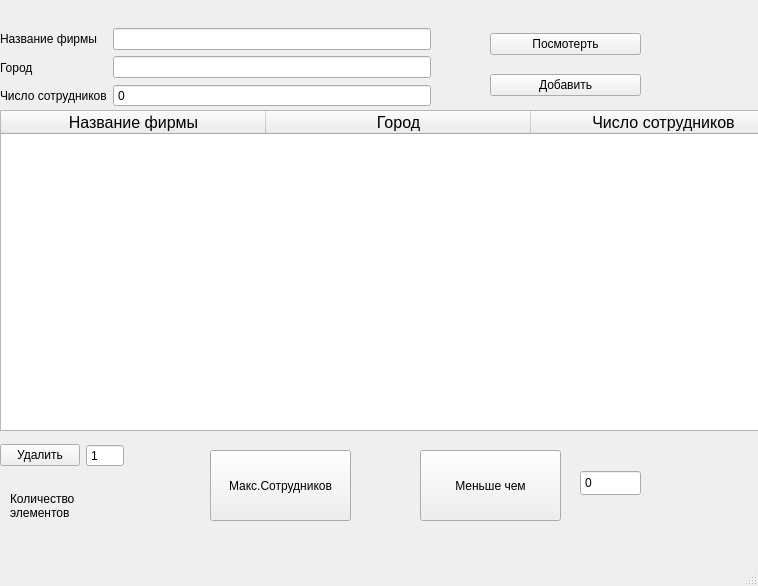
<?xml version="1.0" encoding="UTF-8"?>
<ui version="4.0">
 <class>MainWindow</class>
 <widget class="QMainWindow" name="MainWindow">
  <property name="geometry">
   <rect>
    <x>0</x>
    <y>0</y>
    <width>758</width>
    <height>586</height>
   </rect>
  </property>
  <property name="windowTitle">
   <string>MainWindow</string>
  </property>
  <widget class="QWidget" name="centralwidget">
   <widget class="QLabel" name="label_5">
    <property name="geometry">
     <rect>
      <x>120</x>
      <y>500</y>
      <width>63</width>
      <height>20</height>
     </rect>
    </property>
    <property name="text">
     <string/>
    </property>
   </widget>
   <widget class="QTableWidget" name="tableWidget">
    <property name="geometry">
     <rect>
      <x>0</x>
      <y>110</y>
      <width>801</width>
      <height>321</height>
     </rect>
    </property>
    <property name="font">
     <font>
      <pointsize>12</pointsize>
     </font>
    </property>
    <attribute name="horizontalHeaderCascadingSectionResizes">
     <bool>false</bool>
    </attribute>
    <attribute name="horizontalHeaderDefaultSectionSize">
     <number>265</number>
    </attribute>
    <column>
     <property name="text">
      <string>Название фирмы</string>
     </property>
     <property name="font">
      <font>
       <pointsize>12</pointsize>
      </font>
     </property>
    </column>
    <column>
     <property name="text">
      <string>Город</string>
     </property>
     <property name="font">
      <font>
       <pointsize>12</pointsize>
      </font>
     </property>
    </column>
    <column>
     <property name="text">
      <string>Число сотрудников</string>
     </property>
     <property name="font">
      <font>
       <pointsize>12</pointsize>
      </font>
     </property>
    </column>
   </widget>
   <widget class="QPushButton" name="pushButton_4">
    <property name="geometry">
     <rect>
      <x>210</x>
      <y>450</y>
      <width>141</width>
      <height>71</height>
     </rect>
    </property>
    <property name="text">
     <string>Макс.Сотрудников</string>
    </property>
   </widget>
   <widget class="QSpinBox" name="spinBox_2">
    <property name="geometry">
     <rect>
      <x>580</x>
      <y>470</y>
      <width>61</width>
      <height>26</height>
     </rect>
    </property>
    <property name="buttonSymbols">
     <enum>QAbstractSpinBox::NoButtons</enum>
    </property>
    <property name="maximum">
     <number>1000000000</number>
    </property>
   </widget>
   <widget class="QPushButton" name="pushButton_5">
    <property name="geometry">
     <rect>
      <x>420</x>
      <y>450</y>
      <width>141</width>
      <height>71</height>
     </rect>
    </property>
    <property name="text">
     <string>Меньше чем</string>
    </property>
   </widget>
   <widget class="QLabel" name="label_6">
    <property name="geometry">
     <rect>
      <x>580</x>
      <y>499</y>
      <width>111</width>
      <height>31</height>
     </rect>
    </property>
    <property name="text">
     <string/>
    </property>
   </widget>
   <widget class="QWidget" name="">
    <property name="geometry">
     <rect>
      <x>0</x>
      <y>20</y>
      <width>431</width>
      <height>96</height>
     </rect>
    </property>
    <layout class="QGridLayout" name="gridLayout">
     <item row="0" column="0">
      <layout class="QVBoxLayout" name="verticalLayout_2">
       <item>
        <widget class="QLabel" name="label">
         <property name="text">
          <string>Название фирмы</string>
         </property>
        </widget>
       </item>
       <item>
        <widget class="QLabel" name="label_2">
         <property name="text">
          <string>Город</string>
         </property>
        </widget>
       </item>
       <item>
        <widget class="QLabel" name="label_3">
         <property name="text">
          <string>Число сотрудников</string>
         </property>
        </widget>
       </item>
      </layout>
     </item>
     <item row="0" column="1">
      <layout class="QVBoxLayout" name="verticalLayout">
       <item>
        <widget class="QLineEdit" name="NAME"/>
       </item>
       <item>
        <widget class="QLineEdit" name="CITY"/>
       </item>
       <item>
        <widget class="QSpinBox" name="NUMBER">
         <property name="buttonSymbols">
          <enum>QAbstractSpinBox::NoButtons</enum>
         </property>
         <property name="maximum">
          <number>10000000</number>
         </property>
        </widget>
       </item>
      </layout>
     </item>
    </layout>
   </widget>
   <widget class="QWidget" name="">
    <property name="geometry">
     <rect>
      <x>490</x>
      <y>20</y>
      <width>151</width>
      <height>91</height>
     </rect>
    </property>
    <layout class="QVBoxLayout" name="verticalLayout_3">
     <item>
      <widget class="QPushButton" name="pushButton_2">
       <property name="text">
        <string>Посмотерть</string>
       </property>
      </widget>
     </item>
     <item>
      <widget class="QPushButton" name="pushButton">
       <property name="text">
        <string>Добавить</string>
       </property>
      </widget>
     </item>
    </layout>
   </widget>
   <widget class="QWidget" name="">
    <property name="geometry">
     <rect>
      <x>0</x>
      <y>440</y>
      <width>124</width>
      <height>31</height>
     </rect>
    </property>
    <layout class="QHBoxLayout" name="horizontalLayout">
     <item>
      <widget class="QPushButton" name="pushButton_3">
       <property name="text">
        <string>Удалить</string>
       </property>
      </widget>
     </item>
     <item>
      <widget class="QSpinBox" name="spinBox">
       <property name="buttonSymbols">
        <enum>QAbstractSpinBox::NoButtons</enum>
       </property>
       <property name="minimum">
        <number>1</number>
       </property>
      </widget>
     </item>
    </layout>
   </widget>
   <widget class="QLabel" name="label_4">
    <property name="geometry">
     <rect>
      <x>10</x>
      <y>480</y>
      <width>111</width>
      <height>51</height>
     </rect>
    </property>
    <property name="text">
     <string>Количество элементов</string>
    </property>
    <property name="wordWrap">
     <bool>true</bool>
    </property>
   </widget>
  </widget>
  <widget class="QMenuBar" name="menubar">
   <property name="geometry">
    <rect>
     <x>0</x>
     <y>0</y>
     <width>758</width>
     <height>26</height>
    </rect>
   </property>
  </widget>
  <widget class="QStatusBar" name="statusbar"/>
 </widget>
 <resources/>
 <connections/>
</ui>
